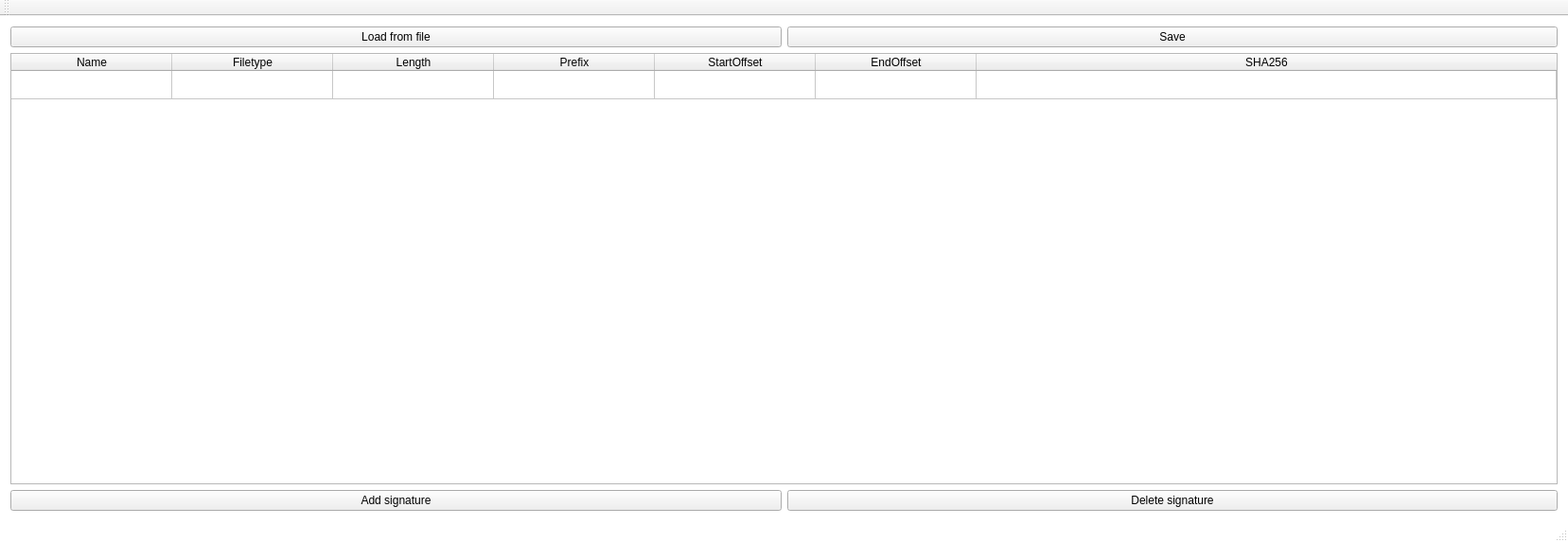
<?xml version="1.0" encoding="UTF-8"?>
<ui version="4.0">
 <class>BaseEditorClass</class>
 <widget class="QMainWindow" name="BaseEditorClass">
  <property name="geometry">
   <rect>
    <x>0</x>
    <y>0</y>
    <width>1657</width>
    <height>573</height>
   </rect>
  </property>
  <property name="baseSize">
   <size>
    <width>0</width>
    <height>0</height>
   </size>
  </property>
  <property name="windowTitle">
   <string>BaseEditor</string>
  </property>
  <property name="styleSheet">
   <string notr="true">QMainWindow#BaseEditorClass {
	background-color: white;
}</string>
  </property>
  <widget class="QWidget" name="centralWidget">
   <layout class="QGridLayout" name="gridLayout">
    <item row="1" column="0" colspan="5">
     <widget class="QTableWidget" name="tableWidget">
      <property name="sizeIncrement">
       <size>
        <width>0</width>
        <height>0</height>
       </size>
      </property>
      <property name="sizeAdjustPolicy">
       <enum>QAbstractScrollArea::AdjustIgnored</enum>
      </property>
      <property name="rowCount">
       <number>1</number>
      </property>
      <attribute name="horizontalHeaderDefaultSectionSize">
       <number>170</number>
      </attribute>
      <attribute name="horizontalHeaderStretchLastSection">
       <bool>true</bool>
      </attribute>
      <attribute name="verticalHeaderVisible">
       <bool>false</bool>
      </attribute>
      <row/>
      <column>
       <property name="text">
        <string>Name</string>
       </property>
       <property name="textAlignment">
        <set>AlignCenter</set>
       </property>
      </column>
      <column>
       <property name="text">
        <string>Filetype</string>
       </property>
       <property name="textAlignment">
        <set>AlignCenter</set>
       </property>
      </column>
      <column>
       <property name="text">
        <string>Length</string>
       </property>
       <property name="textAlignment">
        <set>AlignCenter</set>
       </property>
      </column>
      <column>
       <property name="text">
        <string>Prefix</string>
       </property>
       <property name="textAlignment">
        <set>AlignCenter</set>
       </property>
      </column>
      <column>
       <property name="text">
        <string>StartOffset</string>
       </property>
       <property name="textAlignment">
        <set>AlignCenter</set>
       </property>
      </column>
      <column>
       <property name="text">
        <string>EndOffset</string>
       </property>
       <property name="textAlignment">
        <set>AlignCenter</set>
       </property>
      </column>
      <column>
       <property name="text">
        <string>SHA256</string>
       </property>
       <property name="textAlignment">
        <set>AlignCenter</set>
       </property>
      </column>
      <item row="0" column="0">
       <property name="text">
        <string/>
       </property>
       <property name="textAlignment">
        <set>AlignLeading|AlignVCenter</set>
       </property>
      </item>
      <item row="0" column="1">
       <property name="text">
        <string/>
       </property>
       <property name="textAlignment">
        <set>AlignLeading|AlignVCenter</set>
       </property>
      </item>
     </widget>
    </item>
    <item row="0" column="0" colspan="5">
     <layout class="QHBoxLayout" name="horizontalLayout">
      <item>
       <widget class="QPushButton" name="readButton">
        <property name="text">
         <string>Load from file</string>
        </property>
       </widget>
      </item>
      <item>
       <widget class="QPushButton" name="writeButton">
        <property name="text">
         <string>Save</string>
        </property>
       </widget>
      </item>
     </layout>
    </item>
    <item row="2" column="0" colspan="5">
     <layout class="QGridLayout" name="gridLayout_2">
      <item row="0" column="0">
       <widget class="QPushButton" name="addButton">
        <property name="text">
         <string>Add signature</string>
        </property>
       </widget>
      </item>
      <item row="0" column="1">
       <widget class="QPushButton" name="deleteButton">
        <property name="text">
         <string>Delete signature</string>
        </property>
       </widget>
      </item>
     </layout>
    </item>
   </layout>
  </widget>
  <widget class="QMenuBar" name="menuBar">
   <property name="geometry">
    <rect>
     <x>0</x>
     <y>0</y>
     <width>1657</width>
     <height>26</height>
    </rect>
   </property>
  </widget>
  <widget class="QToolBar" name="mainToolBar">
   <attribute name="toolBarArea">
    <enum>TopToolBarArea</enum>
   </attribute>
   <attribute name="toolBarBreak">
    <bool>false</bool>
   </attribute>
  </widget>
  <widget class="QStatusBar" name="statusBar"/>
 </widget>
 <layoutdefault spacing="6" margin="11"/>
 <resources>
  <include location="BaseEditor.qrc"/>
 </resources>
 <connections/>
</ui>
